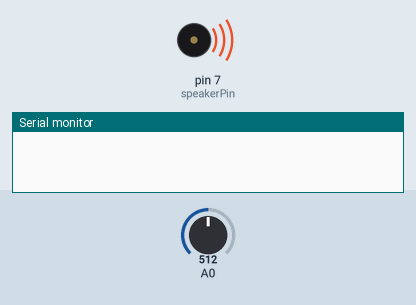
This sketch was run on a simulated Arduino Uno, built with avr-gcc and run on an emulated ATmega328P. On the bench: buzzer (waves = sounding), the last lines printed to the serial monitor. The inputs (shaded band) are chosen by the test bench; at power-on: A0 = 512.

Above: at 0.1 s.
At 1.1 s:
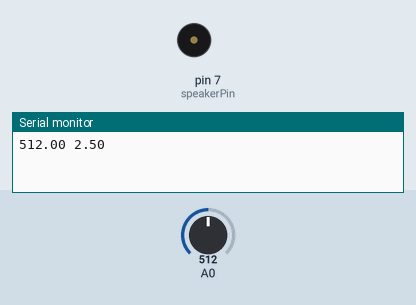
Timing chart, 0 to 2.6 s (numbered marks = the images above):
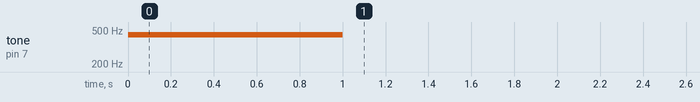

The sketch:

GasSensorTest.ino
```cpp
//void setup()
//{
//  Serial.begin(9600);
//}
//void loop()
//{
//float sensor_volt;
//float RS_air; // Get the value of RS via in a clear air
//float R0; // Get the value of R0 via in H2
//float sensorValue;

/*--- Get a average data by testing 100 times ---*/
//for(int x = 0 ; x < 100 ; x++)
//{
//     sensorValue = sensorValue + analogRead(A0);
//}
//sensorValue = sensorValue/100.0;
/*-----------------------------------------------*/
//sensor_volt = sensorValue/1024*5.0;
//RS_air = (5.0-sensor_volt)/sensor_volt; // omit *RL
//R0 = RS_air/10.0; // The ratio of RS/R0 is 10 in a clear air


//Serial.print("sensor_volt = ");
//Serial.print(sensor_volt);
//Serial.println("V");
//Serial.print("R0 = ");
//Serial.println(R0);

//Serial.println(analogRead(A0));
//delay(1000);
//}


//void setup()
//{
// Serial.begin(9600);
//}
//void loop() {
// float sensor_volt;
// float RS_gas; // Get value of RS in a GAS
// float ratio; // Get ratio RS_GAS/RS_air
//
// int sensorValue = analogRead(A0);
// sensor_volt=(float)sensorValue/1024*5.0;
// RS_gas = (5.0-sensor_volt)/sensor_volt; // omit *RL
//
// /*-Replace the name "R0" with the value of R0 in the demo of First Test -*/
// ratio = RS_gas/(0.08); // ratio = RS/R0
// /*-----------------------------------------------------------------------*/
// Serial.print("sensor_volt = ");
// Serial.println(sensor_volt);
// Serial.print("RS_ratio = ");
// Serial.println(RS_gas);
// Serial.print("Rs/R0 = ");
// Serial.println(ratio);
// Serial.print("\n\n");
// delay(1000);
//}

//////////////////////////////////////////////////////////////
//
// "R0" determined to be around '200' in clean air. (0.97 volts)
// Compare ratio to Rs which is the measured value in gas. The radio 0 to 10 determines gas PPM
// Arduino Uno has a 10 bit ADC (1024)
//
//////////////////////////////////////////////////////////////

#define R0_VALUE_IN_CLEAR_AIR 200 // Value that the ADC returns in clear air
int speakerPin = 7;

void setup()
{
  Serial.begin(115200);

  tone(speakerPin, 440);
  delay(1000);
  noTone(speakerPin);
}
void loop()
{
  float sensorValue = 0;

  for(int i = 0; i < 100; i++)
  {
      sensorValue += analogRead(A0);
  }

  float averageSensorValue = sensorValue / 100.0; // This is the Rs value of the air.
  float sensorVoltage = averageSensorValue * 5.0 / 1023.0; // 10 bit Analog precision @ 5 volts;


  if(sensorVoltage > 3.0)
  {
      tone(speakerPin, 440);
  }
  else
  {
      noTone(speakerPin);
  }

  // Calculate the Rs / R0 ratio to determine if there is any concentration of smoke or gas in the air
  // OR just use the raw voltage / ADC value compared to an absolute threshold

  Serial.print(averageSensorValue);
  Serial.print(" ");
  Serial.print(sensorVoltage);
  Serial.println();
  delay(500);
}
```
